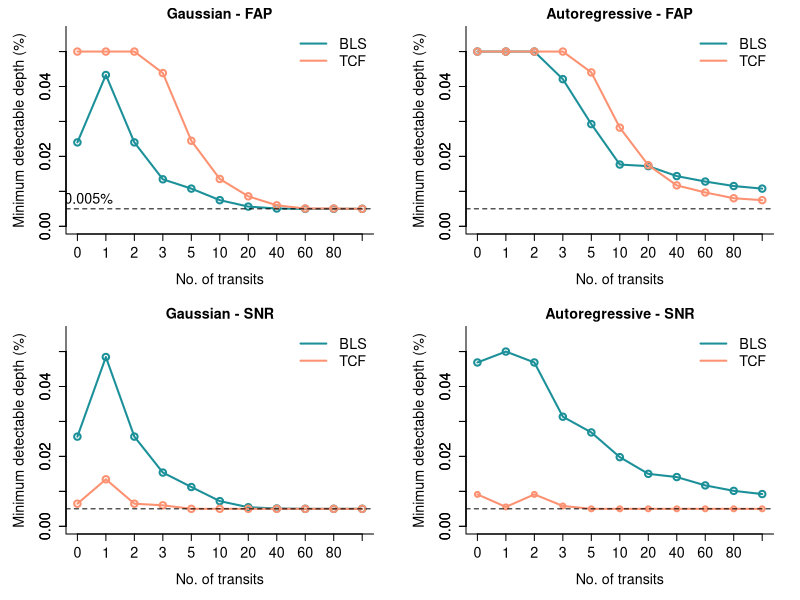
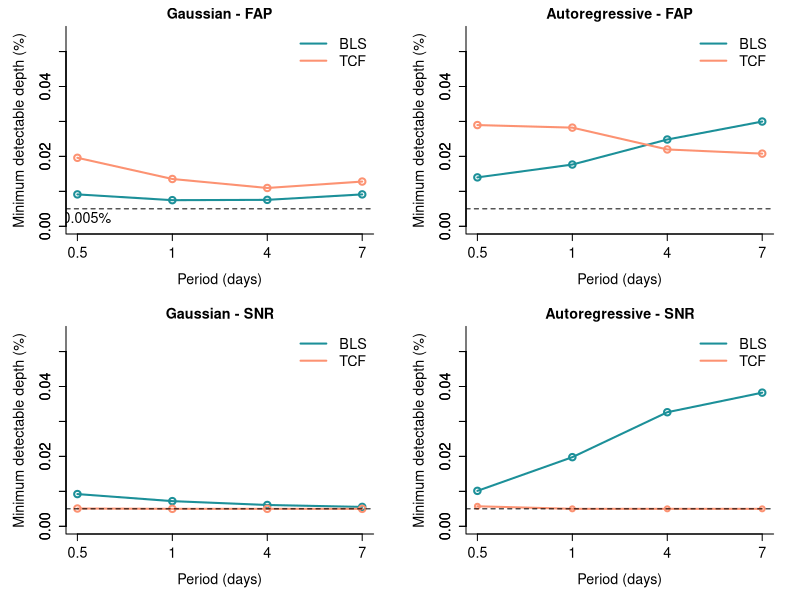
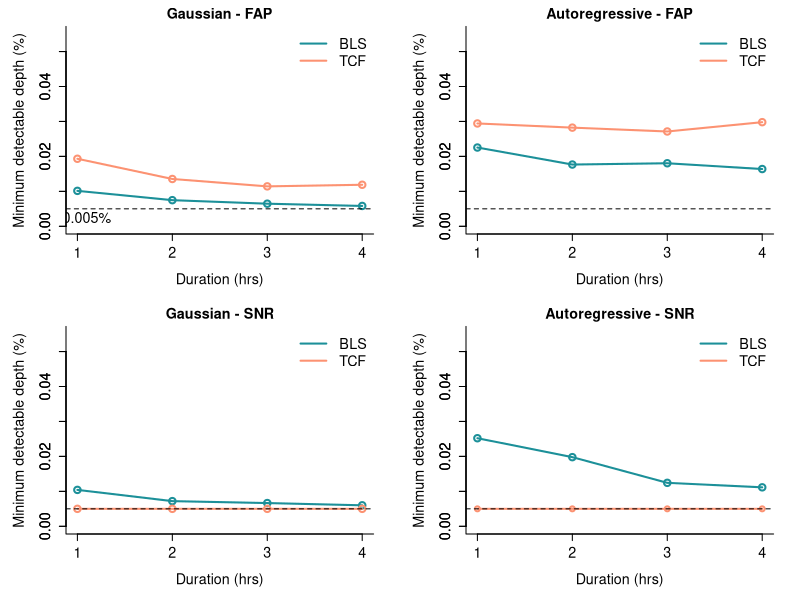

These charts were generated, in order, by the following R code:
# ***************************************************************************
# Author: Yash Gondhalekar  Last updated: March, 2023

# Description: This script contains code for creating figures 3 and 4 from
#			   our paper. Values used for plotting are hardcoded inside the
# 			   script since they were separately calculated. See the Google
#			   Colab example tutorial for details on how to get these values
#			   in the first place.

# ***************************************************************************

# NTRANSITS
tcfColor <- '#FC9272' #'#225ea8' # '#fd8d3c' # '#fdae6b'
blsColor <-  '#1C9099' #'#d95f0e'
titleColor <- 'black'
ablineColor <- 'black'

# Gaussian
glimitingDepthBLSArr_FAPSNR_mode_0 <- c(0.024010204, 0.043295918, 0.024010204, 0.013448980, 0.010785714, 0.007479592, 0.005642857, 0.005091837, 0.005000000, 0.005000000, 0.005000000)
glimitingDepthTCFArr_FAPSNR_mode_0 <- c(0.050000000, 0.050000000, 0.050000000, 0.043846939, 0.024469388, 0.013540816, 0.008581633, 0.006010204, 0.005091837, 0.005091837, 0.005000000)
glimitingDepthBLSArr_FAPSNR_mode_1 <- c(0.025663265, 0.048438776, 0.025663265, 0.015377551, 0.011244898, 0.007204082, 0.005459184, 0.005091837, 0.005000000, 0.005000000, 0.005000000)
glimitingDepthTCFArr_FAPSNR_mode_1 <- c(0.006469388, 0.013448980, 0.006469388, 0.006010204, 0.005000000, 0.005000000, 0.005000000, 0.005000000, 0.005000000, 0.005000000, 0.005000000)

# AR
alimitingDepthBLSArr_FAPSNR_mode_0 <- c(0.05000000, 0.05000000, 0.05000000, 0.04210204, 0.02924490, 0.01767347, 0.01721429, 0.01436735, 0.01280612, 0.01152041, 0.01078571)
alimitingDepthTCFArr_FAPSNR_mode_0 <- c(0.050000000, 0.050000000, 0.050000000, 0.050000000, 0.044030612, 0.028234694, 0.017489796, 0.011704082, 0.009683673, 0.008030612, 0.007479592)
alimitingDepthBLSArr_FAPSNR_mode_1 <- c(0.04687755, 0.05000000, 0.04687755, 0.03135714, 0.02685714, 0.01978571, 0.01501020, 0.01409184, 0.01170408, 0.01014286, 0.00922449)
alimitingDepthTCFArr_FAPSNR_mode_1 <- c(0.009132653, 0.005551020, 0.009132653, 0.005826531, 0.005000000, 0.005000000, 0.005000000, 0.005000000, 0.005000000, 0.005, 0.005)

cex <- 1.3 
png(filename="ntransits_BLS_TCF.png", width = 250, height = 140, units='mm', res = 300) 
par("mar" = c(5, 5, 2, 2)) 
mat1 <- matrix(c(
	1, 3,
	1, 3,
	2, 4,
	2, 4), nrow = 4, ncol = 2, byrow = TRUE
)
layout(mat = mat1,
	heights = c(1),    # Heights of the two rows
	widths = c(1)
	)     # Widths of the two columns
 
plot(glimitingDepthBLSArr_FAPSNR_mode_0, type='o', xaxt='n', col=blsColor, ylab='Minimum detectable depth (%)', ylim=c(0.0, 0.055), main='Gaussian - FAP', xlab='No. of transits', col.main=titleColor, col.lab=titleColor, col.axis=titleColor, bty='l', lwd=2.0,, cex.axis=cex, cex.lab=cex, cex=cex, cex.main=cex)
lines(glimitingDepthTCFArr_FAPSNR_mode_0, type='o', col=tcfColor, col.lab=titleColor, col.axis=titleColor, col.axis=titleColor, lwd=2.0, cex.axis=cex, cex.lab=cex, cex=cex)
legend(
x = "topright", lty = 1, text.font = 6,
col= c(blsColor, tcfColor),
legend=c("BLS", "TCF"), text.col=titleColor, bty = "n", lwd=2.0, cex=cex
)
axis(1, at=1:11, labels=c(0, 1, 2,3, 5, 10, 20, 40, 60, 80, 100), col.lab=titleColor, col.axis=titleColor, col.ticks=titleColor, cex.axis=cex)
axis(2, col.lab='white', col.axis=titleColor, col.ticks=titleColor, cex.axis=cex)
abline(h=0.005, lty='dashed', col=ablineColor) 
text(1.4, 0.008, "0.005%", col=ablineColor, cex=cex) 
plot(glimitingDepthBLSArr_FAPSNR_mode_1, type='o', xaxt='n', col=blsColor, ylab='Minimum detectable depth (%)', ylim=c(0.0, 0.055), main='Gaussian - SNR', xlab='No. of transits', col.main=titleColor, col.lab=titleColor, col.axis=titleColor, bty='l', lwd=2.0, cex.axis=cex, cex.lab=cex, cex=cex, cex.main=cex)
lines(glimitingDepthTCFArr_FAPSNR_mode_1, type='o', col=tcfColor, col.lab=titleColor, col.axis=titleColor, col.axis=titleColor, lwd=2.0, cex.axis=cex, cex.lab=cex, cex=cex, cex.main=cex)
legend(
x = "topright", lty = 1, text.font = 6,
col= c(blsColor, tcfColor),
legend=c("BLS", "TCF"), text.col=titleColor, bty = "n", lwd=2.0, cex=cex
)
axis(1, at=1:11, labels=c(0, 1, 2,3, 5, 10, 20, 40, 60, 80, 100), col.lab=titleColor, col.axis=titleColor, col.ticks=titleColor, cex.axis=cex)
axis(2, col.lab=titleColor, col.axis=titleColor, col.ticks=titleColor, cex.axis=cex)
abline(h=0.005, lty='dashed', col=ablineColor)

#text(1.1, 0.007, "0.005")
 
plot(alimitingDepthBLSArr_FAPSNR_mode_0, type='o', xaxt='n', col=blsColor, ylab='Minimum detectable depth (%)', ylim=c(0.0, 0.055), main='Autoregressive - FAP', xlab='No. of transits', col.main=titleColor, col.lab=titleColor, col.axis=titleColor, bty='l', lwd=2.0, cex.axis=cex, cex.lab=cex, cex=cex, cex.main=cex)
lines(alimitingDepthTCFArr_FAPSNR_mode_0, type='o', col=tcfColor, col.lab=titleColor, col.axis=titleColor, col.axis=titleColor, lwd=2.0, cex.axis=cex, cex.lab=cex, cex=cex, cex.main=cex)
legend(
x = "topright", lty = 1, text.font = 6,
col= c(blsColor, tcfColor),
legend=c("BLS", "TCF"), text.col=titleColor, bty = "n", lwd=2.0, cex=cex
)
axis(1, at=1:11, labels=c(0, 1, 2,3, 5, 10, 20, 40, 60, 80, 100), col.lab=titleColor, col.axis=titleColor, col.ticks=titleColor, cex.axis=cex)
axis(2, col.lab=titleColor, col.axis=titleColor, col.ticks=titleColor, cex.axis=cex)
#abline(h=0, lty='dashed') 
abline(h=0.005, lty='dashed', col=ablineColor)
 
#text(1.1, 0.007, "0.005")
 
plot(alimitingDepthBLSArr_FAPSNR_mode_1, type='o', xaxt='n', col=blsColor, ylab='Minimum detectable depth (%)', ylim=c(0.0, 0.055), main='Autoregressive - SNR', xlab='No. of transits', col.main=titleColor, col.lab=titleColor, col.axis=titleColor, bty='l', lwd=2.0, cex.axis=cex, cex.lab=cex, cex=cex, cex.main=cex)
lines(alimitingDepthTCFArr_FAPSNR_mode_1, type='o', col=tcfColor, col.lab=titleColor, col.axis=titleColor, col.axis=titleColor, lwd=2.0)
legend(
	x = "topright", lty = 1, text.font = 6,
col= c(blsColor, tcfColor),
legend=c("BLS", "TCF"), text.col=titleColor, bty = "n", lwd=2.0, cex=cex
)
axis(1, at=1:11, labels=c(0, 1, 2,3, 5, 10, 20, 40, 60, 80, 100), col.lab=titleColor, col.axis=titleColor, col.ticks=titleColor, cex.axis=cex)
axis(2, col.lab=titleColor, col.axis=titleColor, col.ticks=titleColor, cex.axis=cex)
#abline(h=0, lty='dashed')
 
abline(h=0.005, lty='dashed', col=ablineColor)
 
#text(1.1, 0.007, "0.005")
dev.off()

# PERIOD
glimitingDepthBLSArr_FAPSNR_mode_0 <- c(0.009132653, 0.007479592, 0.007571429, 0.009132653)
glimitingDepthTCFArr_FAPSNR_mode_0 <- c(0.01960204, 0.01354082, 0.01096939, 0.01280612)
glimitingDepthBLSArr_FAPSNR_mode_1 <- c(0.009224490, 0.007204082, 0.006102041, 0.005551020)
glimitingDepthTCFArr_FAPSNR_mode_1 <- c(0.005091837, 0.005000000, 0.005000000, 0.005000000)

alimitingDepthBLSArr_FAPSNR_mode_0 <- c(0.01400000, 0.01767347, 0.02483673, 0.02997959)
alimitingDepthTCFArr_FAPSNR_mode_0 <- c(0.02896939, 0.02823469, 0.02198980, 0.02079592)
alimitingDepthBLSArr_FAPSNR_mode_1 <- c(0.01014286, 0.01978571, 0.03264286, 0.0382449)
alimitingDepthTCFArr_FAPSNR_mode_1 <- c(0.005734694, 0.005000000, 0.005000000, 0.005)

cex <- 1.3
png(filename="period_BLS_TCF.png", width = 250, height = 140, units='mm', res = 300)
par("mar" = c(5, 5, 2, 2))
mat1 <- matrix(c(
	1, 3,
	1, 3,
	2, 4,
	2, 4), nrow = 4, ncol = 2, byrow = TRUE
)
layout(mat = mat1,
	heights = c(1),    # Heights of the two rows
	widths = c(1)
	)     # Widths of the two columns

plot(glimitingDepthBLSArr_FAPSNR_mode_0, type='o', xaxt='n', col=blsColor, ylab='Minimum detectable depth (%)', ylim=c(0.0, 0.055), main='Gaussian - FAP', xlab='Period (days)', col.main=titleColor, col.lab=titleColor, col.axis=titleColor, bty='l', lwd=2.0,, cex.axis=cex, cex.lab=cex, cex=cex, cex.main=cex)
lines(glimitingDepthTCFArr_FAPSNR_mode_0, type='o', col=tcfColor, col.lab=titleColor, col.axis=titleColor, col.axis=titleColor, lwd=2.0, cex.axis=cex, cex.lab=cex, cex=cex)
legend(
x = "topright", lty = 1, text.font = 6,
col= c(blsColor, tcfColor),
legend=c("BLS", "TCF"), text.col=titleColor, bty = "n", lwd=2.0, cex=cex
)
axis(1, at=1:4, labels=c(0.5, 1, 4, 7), col.lab=titleColor, col.axis=titleColor, col.ticks=titleColor, cex.axis=cex)
axis(2, col.lab='white', col.axis=titleColor, col.ticks=titleColor, cex.axis=cex)
abline(h=0.005, lty='dashed', col=ablineColor)
text(1.1, 0.0025, "0.005%", col=ablineColor, cex=cex)
plot(glimitingDepthBLSArr_FAPSNR_mode_1, type='o', xaxt='n', col=blsColor, ylab='Minimum detectable depth (%)', ylim=c(0.0, 0.055), main='Gaussian - SNR', xlab='Period (days)', col.main=titleColor, col.lab=titleColor, col.axis=titleColor, bty='l', lwd=2.0, cex.axis=cex, cex.lab=cex, cex=cex, cex.main=cex)
lines(glimitingDepthTCFArr_FAPSNR_mode_1, type='o', col=tcfColor, col.lab=titleColor, col.axis=titleColor, col.axis=titleColor, lwd=2.0, cex.axis=cex, cex.lab=cex, cex=cex, cex.main=cex)
legend(
x = "topright", lty = 1, text.font = 6,
col= c(blsColor, tcfColor),
legend=c("BLS", "TCF"), text.col=titleColor, bty = "n", lwd=2.0, cex=cex
)
axis(1, at=1:4, labels=c(0.5, 1, 4, 7), col.lab=titleColor, col.axis=titleColor, col.ticks=titleColor, cex.axis=cex)
axis(2, col.lab=titleColor, col.axis=titleColor, col.ticks=titleColor, cex.axis=cex)
abline(h=0.005, lty='dashed', col=ablineColor)

#text(1.1, 0.007, "0.005")

plot(alimitingDepthBLSArr_FAPSNR_mode_0, type='o', xaxt='n', col=blsColor, ylab='Minimum detectable depth (%)', ylim=c(0.0, 0.055), main='Autoregressive - FAP', xlab='Period (days)', col.main=titleColor, col.lab=titleColor, col.axis=titleColor, bty='l', lwd=2.0, cex.axis=cex, cex.lab=cex, cex=cex, cex.main=cex)
lines(alimitingDepthTCFArr_FAPSNR_mode_0, type='o', col=tcfColor, col.lab=titleColor, col.axis=titleColor, col.axis=titleColor, lwd=2.0, cex.axis=cex, cex.lab=cex, cex=cex, cex.main=cex)
legend(
x = "topright", lty = 1, text.font = 6,
col= c(blsColor, tcfColor),
legend=c("BLS", "TCF"), text.col=titleColor, bty = "n", lwd=2.0, cex=cex
)
axis(1, at=1:4, labels=c(0.5, 1, 4, 7), col.lab=titleColor, col.axis=titleColor, col.ticks=titleColor, cex.axis=cex)
axis(2, col.lab=titleColor, col.axis=titleColor, col.ticks=titleColor, cex.axis=cex)
#abline(h=0, lty='dashed')
abline(h=0.005, lty='dashed', col=ablineColor)

#text(1.1, 0.007, "0.005")

plot(alimitingDepthBLSArr_FAPSNR_mode_1, type='o', xaxt='n', col=blsColor, ylab='Minimum detectable depth (%)', ylim=c(0.0, 0.055), main='Autoregressive - SNR', xlab='Period (days)', col.main=titleColor, col.lab=titleColor, col.axis=titleColor, bty='l', lwd=2.0, cex.axis=cex, cex.lab=cex, cex=cex, cex.main=cex)
lines(alimitingDepthTCFArr_FAPSNR_mode_1, type='o', col=tcfColor, col.lab=titleColor, col.axis=titleColor, col.axis=titleColor, lwd=2.0)
legend(
	x = "topright", lty = 1, text.font = 6,
col= c(blsColor, tcfColor),
legend=c("BLS", "TCF"), text.col=titleColor, bty = "n", lwd=2.0, cex=cex
)
axis(1, at=1:4, labels=c(0.5, 1, 4, 7), col.lab=titleColor, col.axis=titleColor, col.ticks=titleColor, cex.axis=cex)
axis(2, col.lab=titleColor, col.axis=titleColor, col.ticks=titleColor, cex.axis=cex)
#abline(h=0, lty='dashed')

abline(h=0.005, lty='dashed', col=ablineColor)

#text(1.1, 0.007, "0.005")
dev.off()


# DURATION
glimitingDepthBLSArr_FAPSNR_mode_0 <- c(0.010142857, 0.007479592, 0.006469388, 0.005826531)
glimitingDepthTCFArr_FAPSNR_mode_0 <- c(0.01932653, 0.01354082, 0.01142857, 0.01188776)
glimitingDepthBLSArr_FAPSNR_mode_1 <- c(0.010418367, 0.007204082, 0.006653061, 0.006010204)
glimitingDepthTCFArr_FAPSNR_mode_1 <- c(0.005, 0.005, 0.005, 0.005)

alimitingDepthBLSArr_FAPSNR_mode_0 <- c(0.02254082, 0.01767347, 0.01804082, 0.01638776)
alimitingDepthTCFArr_FAPSNR_mode_0 <- c(0.02942857, 0.02823469, 0.02713265, 0.02979592)
alimitingDepthBLSArr_FAPSNR_mode_1 <- c(0.02520408, 0.01978571, 0.01243878, 0.01115306)
alimitingDepthTCFArr_FAPSNR_mode_1 <- c(0.005, 0.005, 0.005, 0.005)

cex <- 1.3
png(filename="duration_BLS_TCF.png", width = 250, height = 140, units='mm', res = 300)
par("mar" = c(5, 5, 2, 2))
mat1 <- matrix(c(
	1, 3,
	1, 3,
	2, 4,
	2, 4), nrow = 4, ncol = 2, byrow = TRUE
)
layout(mat = mat1,
	heights = c(1),    # Heights of the two rows
	widths = c(1)
	)     # Widths of the two columns

plot(glimitingDepthBLSArr_FAPSNR_mode_0, type='o', xaxt='n', col=blsColor, ylab='Minimum detectable depth (%)', ylim=c(0.0, 0.055), main='Gaussian - FAP', xlab='Duration (hrs)', col.main=titleColor, col.lab=titleColor, col.axis=titleColor, bty='l', lwd=2.0,, cex.axis=cex, cex.lab=cex, cex=cex, cex.main=cex)
lines(glimitingDepthTCFArr_FAPSNR_mode_0, type='o', col=tcfColor, col.lab=titleColor, col.axis=titleColor, col.axis=titleColor, lwd=2.0, cex.axis=cex, cex.lab=cex, cex=cex)
legend(
x = "topright", lty = 1, text.font = 6,
col= c(blsColor, tcfColor),
legend=c("BLS", "TCF"), text.col=titleColor, bty = "n", lwd=2.0, cex=cex
)
axis(1, at=1:4, labels=c(1,2,3,4), col.lab=titleColor, col.axis=titleColor, col.ticks=titleColor, cex.axis=cex)
axis(2, col.lab='white', col.axis=titleColor, col.ticks=titleColor, cex.axis=cex)
abline(h=0.005, lty='dashed', col=ablineColor)
text(1.1, 0.0025, "0.005%", col=ablineColor, cex=cex)
plot(glimitingDepthBLSArr_FAPSNR_mode_1, type='o', xaxt='n', col=blsColor, ylab='Minimum detectable depth (%)', ylim=c(0.0, 0.055), main='Gaussian - SNR', xlab='Duration (hrs)', col.main=titleColor, col.lab=titleColor, col.axis=titleColor, bty='l', lwd=2.0, cex.axis=cex, cex.lab=cex, cex=cex, cex.main=cex)
lines(glimitingDepthTCFArr_FAPSNR_mode_1, type='o', col=tcfColor, col.lab=titleColor, col.axis=titleColor, col.axis=titleColor, lwd=2.0, cex.axis=cex, cex.lab=cex, cex=cex, cex.main=cex)
legend(
x = "topright", lty = 1, text.font = 6,
col= c(blsColor, tcfColor),
legend=c("BLS", "TCF"), text.col=titleColor, bty = "n", lwd=2.0, cex=cex
)
axis(1, at=1:4, labels=c(1,2,3,4), col.lab=titleColor, col.axis=titleColor, col.ticks=titleColor, cex.axis=cex)
axis(2, col.lab=titleColor, col.axis=titleColor, col.ticks=titleColor, cex.axis=cex)
abline(h=0.005, lty='dashed', col=ablineColor)

#text(1.1, 0.007, "0.005")

plot(alimitingDepthBLSArr_FAPSNR_mode_0, type='o', xaxt='n', col=blsColor, ylab='Minimum detectable depth (%)', ylim=c(0.0, 0.055), main='Autoregressive - FAP', xlab='Duration (hrs)', col.main=titleColor, col.lab=titleColor, col.axis=titleColor, bty='l', lwd=2.0, cex.axis=cex, cex.lab=cex, cex=cex, cex.main=cex)
lines(alimitingDepthTCFArr_FAPSNR_mode_0, type='o', col=tcfColor, col.lab=titleColor, col.axis=titleColor, col.axis=titleColor, lwd=2.0, cex.axis=cex, cex.lab=cex, cex=cex, cex.main=cex)
legend(
x = "topright", lty = 1, text.font = 6,
col= c(blsColor, tcfColor),
legend=c("BLS", "TCF"), text.col=titleColor, bty = "n", lwd=2.0, cex=cex
)
axis(1, at=1:4, labels=c(1,2,3,4), col.lab=titleColor, col.axis=titleColor, col.ticks=titleColor, cex.axis=cex)
axis(2, col.lab=titleColor, col.axis=titleColor, col.ticks=titleColor, cex.axis=cex)
#abline(h=0, lty='dashed')
abline(h=0.005, lty='dashed', col=ablineColor)

#text(1.1, 0.007, "0.005")

plot(alimitingDepthBLSArr_FAPSNR_mode_1, type='o', xaxt='n', col=blsColor, ylab='Minimum detectable depth (%)', ylim=c(0.0, 0.055), main='Autoregressive - SNR', xlab='Duration (hrs)', col.main=titleColor, col.lab=titleColor, col.axis=titleColor, bty='l', lwd=2.0, cex.axis=cex, cex.lab=cex, cex=cex, cex.main=cex)
lines(alimitingDepthTCFArr_FAPSNR_mode_1, type='o', col=tcfColor, col.lab=titleColor, col.axis=titleColor, col.axis=titleColor, lwd=2.0)
legend(
	x = "topright", lty = 1, text.font = 6,
col= c(blsColor, tcfColor),
legend=c("BLS", "TCF"), text.col=titleColor, bty = "n", lwd=2.0, cex=cex
)
axis(1, at=1:4, labels=c(1,2,3,4), col.lab=titleColor, col.axis=titleColor, col.ticks=titleColor, cex.axis=cex)
axis(2, col.lab=titleColor, col.axis=titleColor, col.ticks=titleColor, cex.axis=cex)
#abline(h=0, lty='dashed')

abline(h=0.005, lty='dashed', col=ablineColor)

#text(1.1, 0.007, "0.005")
dev.off()
